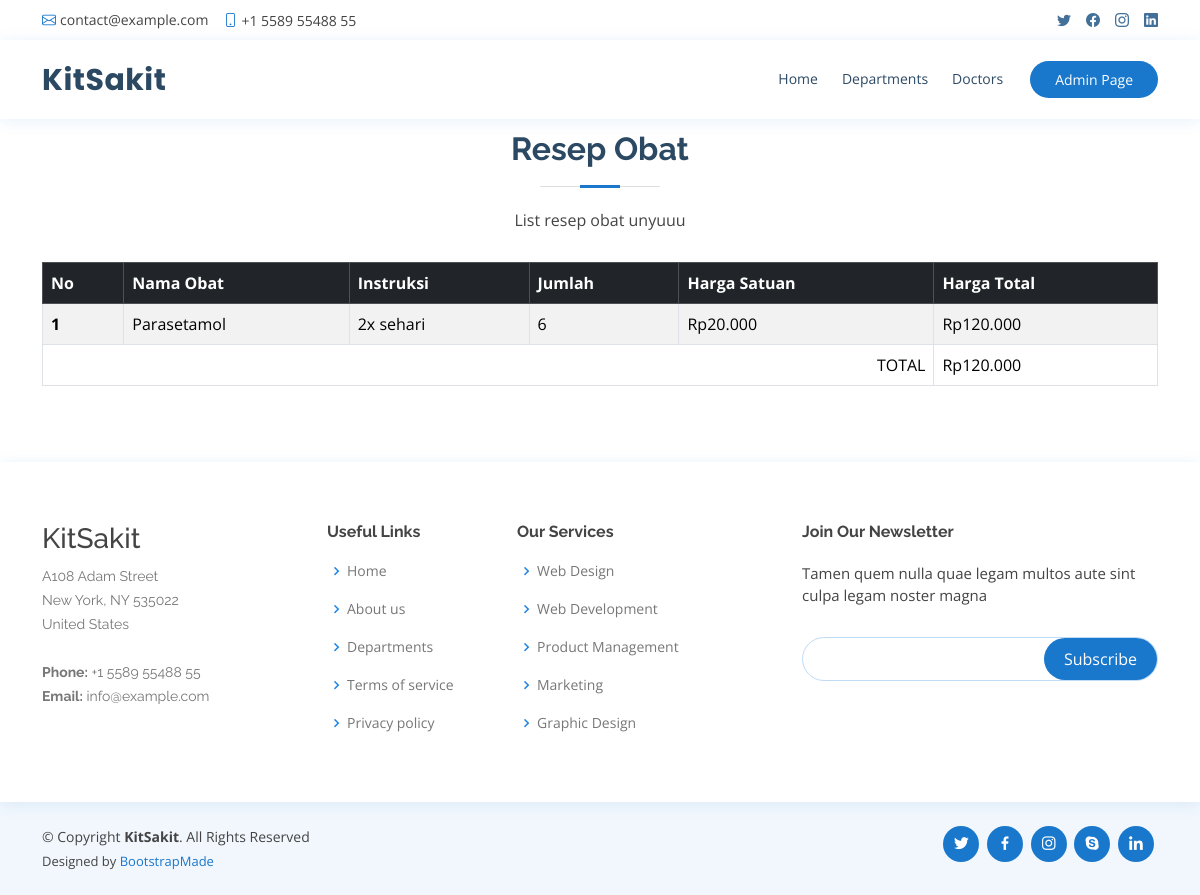
Screenshot of /resep_obat.php?id=2 with the database file from the repository.
### tables this page shows
CREATE TABLE `resep_obat`  (
  `id_resep_obat` int NOT NULL AUTO_INCREMENT,
  `jumlah` int NOT NULL,
  `instruksi` varchar(225) NOT NULL,
  `id_rekam_medis` int NOT NULL,
  `id_obat` int NOT NULL,
  PRIMARY KEY (`id_resep_obat`) USING BTREE,
  INDEX `id_rekam_medis`(`id_rekam_medis` ASC) USING BTREE,
  INDEX `id_obat`(`id_obat` ASC) USING BTREE,
  CONSTRAINT `resep_obat_ibfk_1` FOREIGN KEY (`id_rekam_medis`) REFERENCES `rekam_medis` (`id_rekam_medis`) ON DELETE RESTRICT ON UPDATE RESTRICT,
  CONSTRAINT `resep_obat_ibfk_2` FOREIGN KEY (`id_obat`) REFERENCES `obat` (`id_obat`) ON DELETE RESTRICT ON UPDATE RESTRICT
);

CREATE TABLE `obat`  (
  `id_obat` int NOT NULL AUTO_INCREMENT,
  `nama_obat` varchar(225) NOT NULL,
  `deskripsi` varchar(225) NOT NULL,
  `harga` decimal(10, 2) NULL DEFAULT NULL,
  `stok` int NOT NULL,
  PRIMARY KEY (`id_obat`) USING BTREE
);

### function.php (called while the page is built, shortened)
<?php
    include('config.php');
    function readResepObat($id){
        global $conn;
        $query = "SELECT resep_obat.*, obat.nama_obat, obat.harga FROM resep_obat INNER JOIN obat ON resep_obat.id_obat = obat.id_obat WHERE resep_obat.id_rekam_medis = ".$id;
        $result = mysqli_query($conn, $query);
        return $result;
    }
?>

### resep_obat.php (the view, shortened to what this page needs)
<?php
  include('function.php');
  $idRekamMedis = $_GET['id'];
  $listResepObat = readResepObat($idRekamMedis);
?>
<!DOCTYPE html>
<html lang="en">
<head>
  <link href="assets/vendor/fontawesome-free/css/all.min.css" rel="stylesheet">
  <link href="assets/vendor/animate.css/animate.min.css" rel="stylesheet">
  <link href="assets/vendor/bootstrap/css/bootstrap.min.css" rel="stylesheet">
  <link href="assets/vendor/bootstrap-icons/bootstrap-icons.css" rel="stylesheet">
  <link href="assets/vendor/boxicons/css/boxicons.min.css" rel="stylesheet">
  <link href="assets/vendor/glightbox/css/glightbox.min.css" rel="stylesheet">
  <link href="assets/vendor/remixicon/remixicon.css" rel="stylesheet">
  <link href="assets/vendor/swiper/swiper-bundle.min.css" rel="stylesheet">
  <link href="assets/css/style.css" rel="stylesheet">
</head>
<body>
  <div id="topbar" class="d-flex align-items-center fixed-top">
    <div class="container d-flex justify-content-between">
      <div class="contact-info d-flex align-items-center">
        <i class="bi bi-envelope"></i> <a href="mailto:contact@example.com">contact@example.com</a>
        <i class="bi bi-phone"></i> +1 5589 55488 55
      </div>
      <div class="d-none d-lg-flex social-links align-items-center">
        <a href="#" class="twitter"><i class="bi bi-twitter"></i></a>
        <a href="#" class="facebook"><i class="bi bi-facebook"></i></a>
        <a href="#" class="instagram"><i class="bi bi-instagram"></i></a>
        <a href="#" class="linkedin"><i class="bi bi-linkedin"></i></i></a>
      </div>
    </div>
  </div>
  <header id="header" class="fixed-top">
    <div class="container d-flex align-items-center">
      <h1 class="logo me-auto"><a href="index.php">KitSakit</a></h1>
      <nav id="navbar" class="navbar order-last order-lg-0">
        <ul>
          <li><a class="nav-link scrollto" href="index.php">Home</a></li>
          <li><a class="nav-link scrollto" href="#services">Departments</a></li>
          <li><a class="nav-link scrollto" href="#doctors">Doctors</a></li>
        </ul>
      </nav>
      <a href="#appointment" class="appointment-btn scrollto">Admin <span class="d-none d-md-inline">Page</span></a>
    </div>
  </header>
  <main id="main" style="padding-top: 70px;">
    <section id="rekam_medis" class="services">
      <div class="container">
        <div class="section-title">
          <h2>Resep Obat</h2>
          <p>List resep obat unyuuu</p>
        </div>
        <table class="table table-bordered table-striped table-hover">
            <thead class="table-dark">
                <tr>
                    <th scope="col">No</th>
                    <th scope="col">Nama Obat</th>
                    <th scope="col">Instruksi</th>
                    <th scope="col">Jumlah</th>
                    <th scope="col">Harga Satuan</th>
                    <th scope="col">Harga Total</th>
                </tr>
            </thead>
            <tbody>
            <?php
                $no = 1;
                $hargaTotal = 0;
                foreach($listResepObat as $resepObat){
            ?>
                <tr>
                    <th scope="row"><?= $no ?></td>
                    <td><?= $resepObat['nama_obat'] ?></td>
                    <td><?= $resepObat['instruksi'] ?></td>
                    <td><?= $resepObat['jumlah'] ?></td>
                    <td>Rp<?=number_format($resepObat['harga'],0,"",".")?></td>
                    <td>Rp<?=number_format($resepObat['harga']*$resepObat['jumlah'],0,"",".")?></td>
                </tr>
            <?php
                $hargaTotal += $resepObat['harga']*$resepObat['jumlah'];
                $no += 1;
            }
            ?>
            <tr class="total-row">
                <td colspan="5" style="text-align: right;">TOTAL</td>
                <td>Rp<?=number_format($hargaTotal,0,"",".")?></td>
            </tr>
            </tbody>
        </table>
      </div>
    </section>
  </main>
  <footer id="footer">
    <div class="footer-top">
      <div class="container">
        <div class="row">
          <div class="col-lg-3 col-md-6 footer-contact">
            <h3>KitSakit</h3>
            <p>
              A108 Adam Street <br>
              New York, NY 535022<br>
              United States <br><br>
              <strong>Phone:</strong> +1 5589 55488 55<br>
              <strong>Email:</strong> info@example.com<br>
            </p>
          </div>
          <div class="col-lg-2 col-md-6 footer-links">
            <h4>Useful Links</h4>
            <ul>
              <li><i class="bx bx-chevron-right"></i> <a href="#">Home</a></li>
              <li><i class="bx bx-chevron-right"></i> <a href="#">About us</a></li>
              <li><i class="bx bx-chevron-right"></i> <a href="#">Departments</a></li>
              <li><i class="bx bx-chevron-right"></i> <a href="#">Terms of service</a></li>
              <li><i class="bx bx-chevron-right"></i> <a href="#">Privacy policy</a></li>
            </ul>
          </div>
          <div class="col-lg-3 col-md-6 footer-links">
            <h4>Our Services</h4>
            <ul>
              <li><i class="bx bx-chevron-right"></i> <a href="#">Web Design</a></li>
              <li><i class="bx bx-chevron-right"></i> <a href="#">Web Development</a></li>
              <li><i class="bx bx-chevron-right"></i> <a href="#">Product Management</a></li>
              <li><i class="bx bx-chevron-right"></i> <a href="#">Marketing</a></li>
              <li><i class="bx bx-chevron-right"></i> <a href="#">Graphic Design</a></li>
            </ul>
          </div>
          <div class="col-lg-4 col-md-6 footer-newsletter">
            <h4>Join Our Newsletter</h4>
            <p>Tamen quem nulla quae legam multos aute sint culpa legam noster magna</p>
            <form action="" method="post">
              <input type="email" name="email"><input type="submit" value="Subscribe">
            </form>
          </div>
        </div>
      </div>
    </div>
    <div class="container d-md-flex py-4">
      <div class="me-md-auto text-center text-md-start">
        <div class="copyright">
          &copy; Copyright <strong><span>KitSakit</span></strong>. All Rights Reserved
        </div>
        <div class="credits">
          Designed by <a href="https://bootstrapmade.com/">BootstrapMade</a>
        </div>
      </div>
      <div class="social-links text-center text-md-right pt-3 pt-md-0">
        <a href="#" class="twitter"><i class="bx bxl-twitter"></i></a>
        <a href="#" class="facebook"><i class="bx bxl-facebook"></i></a>
        <a href="#" class="instagram"><i class="bx bxl-instagram"></i></a>
        <a href="#" class="google-plus"><i class="bx bxl-skype"></i></a>
        <a href="#" class="linkedin"><i class="bx bxl-linkedin"></i></a>
      </div>
    </div>
  </footer>
</body>
</html>

### assets/css/style.css (style rules this page uses)
body { font-family: "Open Sans", sans-serif; color: #444444; }
a { color: #1977cc; text-decoration: none; }
h1, h2, h3, h4, h5, h6 { font-family: "Raleway", sans-serif; }
.total-row { background-color: yellow !important; }
#topbar { background: #fff; height: 40px; font-size: 14px; transition: all 0.5s; z-index: 996; }
#topbar .contact-info a { line-height: 1; color: #444444; transition: 0.3s; }
#topbar .contact-info i { color: #1977cc; padding-right: 4px; margin-left: 15px; line-height: 0; }
#topbar .contact-info i:first-child { margin-left: 0; }
#topbar .social-links a { color: #437099; padding-left: 15px; display: inline-block; line-height: 1px; transition: 0.3s; }
#topbar .social-links a:first-child { border-left: 0; }
#header { background: #fff; transition: all 0.5s; z-index: 997; padding: 15px 0; top: 40px; box-shadow: 0px 2px 15px rgba(25, 119, 204, 0.1); }
#header .logo { font-size: 30px; margin: 0; padding: 0; line-height: 1; font-weight: 700; letter-spacing: 0.5px; font-family: "Poppins", sans-serif; }
#header .logo a { color: #2c4964; }
.appointment-btn { margin-left: 25px; background: #1977cc; color: #fff; border-radius: 50px; padding: 8px 25px; white-space: nowrap; transition: 0.3s; font-size: 14px; display: inline-block; }
.navbar { padding: 0; }
.navbar ul { margin: 0; padding: 0; display: flex; list-style: none; align-items: center; }
.navbar li { position: relative; }
.navbar>ul>li { position: relative; white-space: nowrap; padding: 8px 0 8px 20px; }
.navbar a, .navbar a:focus { display: flex; align-items: center; justify-content: space-between; font-size: 14px; color: #2c4964; white-space: nowrap; transition: 0.3s; border-bottom: 2px solid #fff; padding: 5px 2px; }
section { padding: 60px 0; overflow: hidden; }
.section-title { text-align: center; padding-bottom: 30px; }
.section-title h2 { font-size: 32px; font-weight: bold; margin-bottom: 20px; padding-bottom: 20px; position: relative; color: #2c4964; }
.section-title h2::before { content: ""; position: absolute; display: block; width: 120px; height: 1px; background: #ddd; bottom: 1px; left: calc(50% - 60px); }
.section-title h2::after { content: ""; position: absolute; display: block; width: 40px; height: 3px; background: #1977cc; bottom: 0; left: calc(50% - 20px); }
.section-title p { margin-bottom: 0; }
#footer { color: #444444; font-size: 14px; background: #f1f7fd; }
#footer .footer-top { padding: 60px 0 30px 0; background: #fff; box-shadow: 0px 2px 15px rgba(25, 119, 204, 0.1); }
#footer .footer-top .footer-contact { margin-bottom: 30px; }
#footer .footer-top .footer-contact p { font-size: 14px; line-height: 24px; margin-bottom: 0; font-family: "Raleway", sans-serif; color: #777777; }
#footer .footer-top h4 { font-size: 16px; font-weight: bold; color: #444444; position: relative; padding-bottom: 12px; }
#footer .footer-top .footer-links { margin-bottom: 30px; }
#footer .footer-top .footer-links ul { list-style: none; padding: 0; margin: 0; }
#footer .footer-top .footer-links ul i { padding-right: 2px; color: #1c84e3; font-size: 18px; line-height: 1; }
#footer .footer-top .footer-links ul li { padding: 10px 0; display: flex; align-items: center; }
#footer .footer-top .footer-links ul li:first-child { padding-top: 0; }
#footer .footer-top .footer-links ul a { color: #777777; transition: 0.3s; display: inline-block; line-height: 1; }
#footer .footer-newsletter { font-size: 15px; }
#footer .footer-newsletter h4 { font-size: 16px; font-weight: bold; color: #444444; position: relative; padding-bottom: 12px; }
#footer .footer-newsletter form { margin-top: 30px; background: #fff; padding: 6px 10px; position: relative; border-radius: 50px; text-align: left; border: 1px solid #bfdcf7; }
#footer .footer-newsletter form input[type=email] { border: 0; padding: 4px 8px; width: calc(100% - 100px); }
#footer .footer-newsletter form input[type=submit] { position: absolute; top: 0; right: 0; bottom: 0; border: 0; background: none; font-size: 16px; padding: 0 20px; background: #1977cc; color: #fff; transition: 0.3s; border-radius: 50px; }
#footer .credits { padding-top: 5px; font-size: 13px; color: #444444; }
#footer .social-links a { font-size: 18px; display: inline-block; background: #1977cc; color: #fff; line-height: 1; padding: 8px 0; margin-right: 4px; border-radius: 50%; text-align: center; width: 36px; height: 36px; transition: 0.3s; }

### rows the page displays
resep_obat: id_obat.nama_obat "Parasetamol", instruksi "2x sehari", jumlah "6", id_obat.harga "20.000", $resepObat['harga']*$resepObat['jumlah'] "120.000"

### other values shown
$hargaTotal "120.000"
